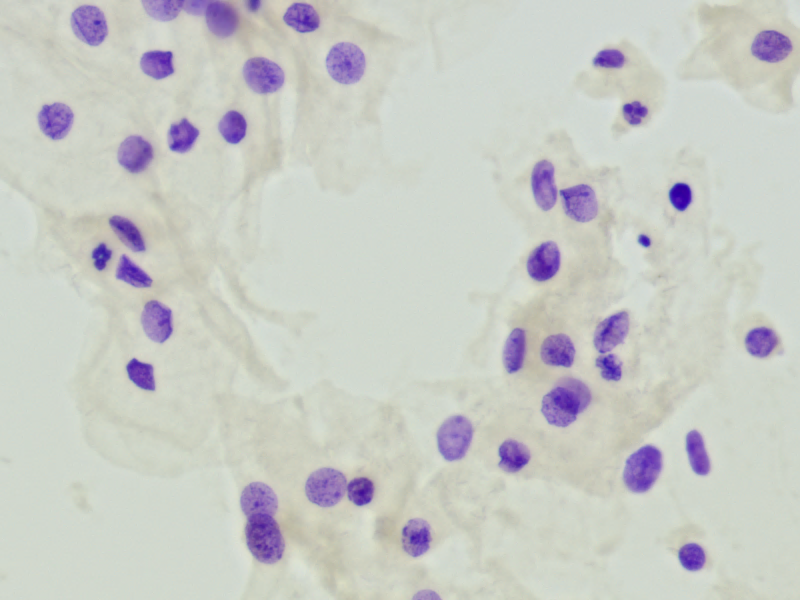
#> input picture images/input_image.png, 800 x 600 px
$ python post-processing-and-evaluation.py
#> lines starting #> are read from the running program, lines starting #| are printed output that depends on the picture; after the words box and inside, x2 and y2 are one past the last pixel; in counts of white or black regions, pixels touching at a corner belong together; long printed decimals are rounded
import cv2
import numpy as np


if __name__ == '__main__':

    img = cv2.imread('images/input_image.png')
#> img is the input picture: shape (600, 800, 3); mean B, G, R 198.3, 202.5, 200.6
    out = cv2.imread('images/network_output.png')
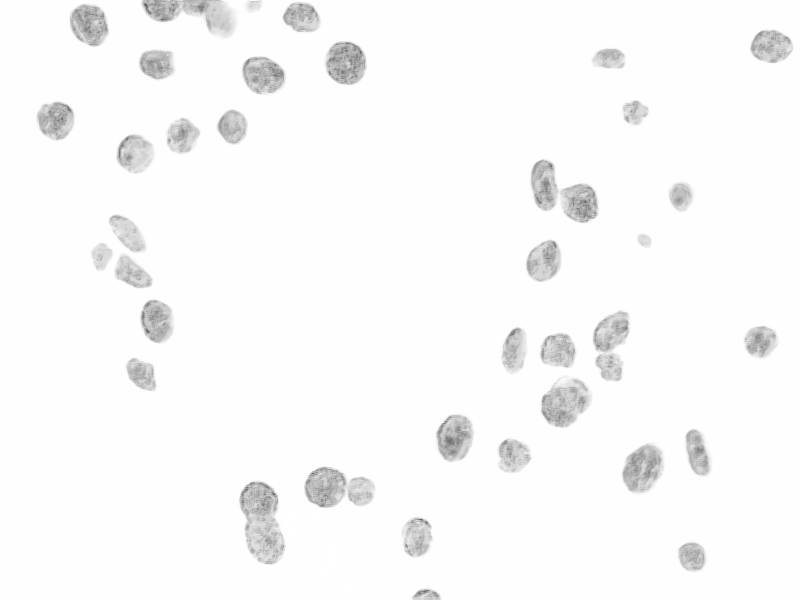
#> input picture images/network_output.png, 800 x 600 px
#> out is the input picture: shape (600, 800, 3); min 82, max 255, mean 249
    gt = cv2.imread('images/ground_truth.png')
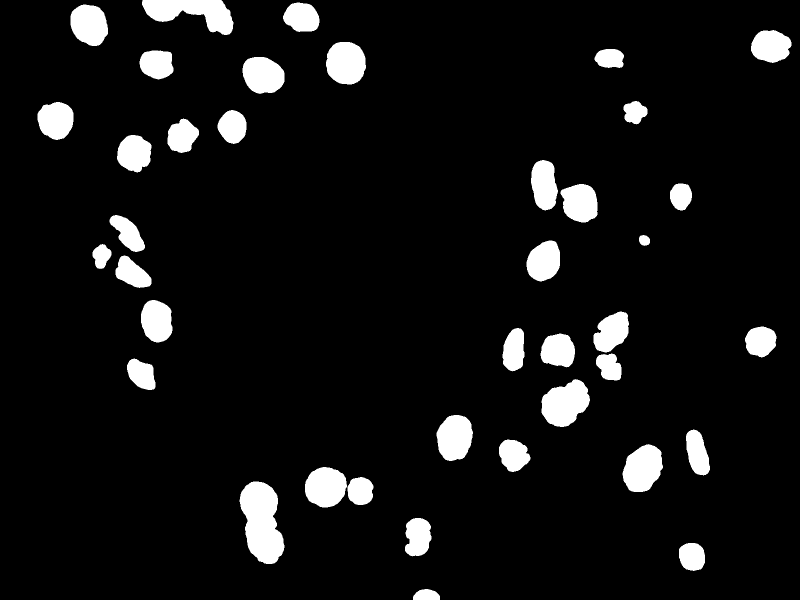
#> input picture images/ground_truth.png, 800 x 600 px
#> gt is the input picture: shape (600, 800, 3); min 0, max 255, mean 19

    pixels_gt = gt[:, :, 0]
    image_visualization = np.zeros(
        (img.shape[0], img.shape[1], img.shape[2]), np.uint8)

    out_gray = cv2.cvtColor(out, cv2.COLOR_BGR2GRAY)
    out_gray = cv2.GaussianBlur(out_gray, (5, 5), cv2.BORDER_DEFAULT)

    ret, th1 = cv2.threshold(out_gray, 230, 255, cv2.THRESH_BINARY_INV)
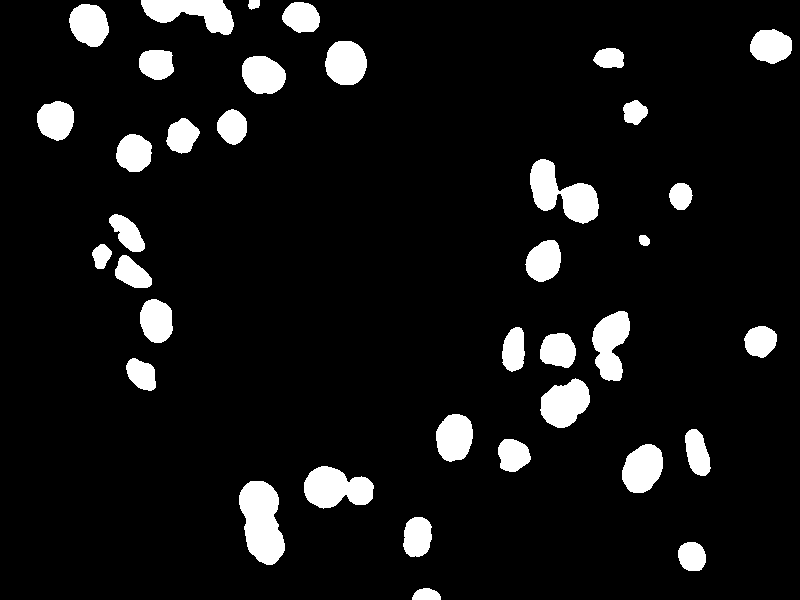
#> th1: shape (600, 800); 8.1% white; 37 white regions, largest, box (x1, y1, x2, y2) and area: (239, 481, 285, 565) 2737, (530, 159, 599, 224) 2370, (304, 466, 374, 509) 2078

    kernel = cv2.getStructuringElement(cv2.MORPH_ELLIPSE, (3, 3))
    erosion = cv2.erode(th1, kernel, iterations=1)
#> erosion: shape (600, 800); 7.3% white; 37 white regions, largest, box (x1, y1, x2, y2) and area: (240, 482, 284, 564) 2542, (531, 160, 598, 223) 2134, (305, 467, 373, 508) 1900

    kernel = cv2.getStructuringElement(cv2.MORPH_ELLIPSE, (15, 15))
    opening = cv2.morphologyEx(erosion, cv2.MORPH_OPEN, kernel)
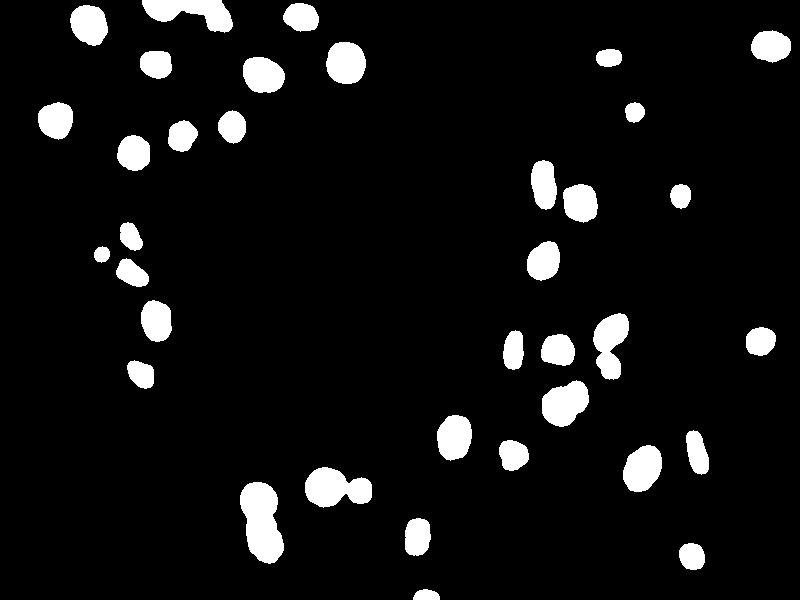
#> opening: shape (600, 800); 7.1% white; 36 white regions, largest, box (x1, y1, x2, y2) and area: (240, 482, 284, 564) 2526, (305, 467, 372, 508) 1878, (142, 0, 233, 33) 1737

    # Generating image for visualization purpose
    image_visualization[pixels_gt == 255] = (255, 0, 0)  # Blue = Ground Truth
    image_visualization[opening == 255] = (0, 255, 0)  # Red = Predictions

    edges = cv2.Canny(opening, 100, 200)
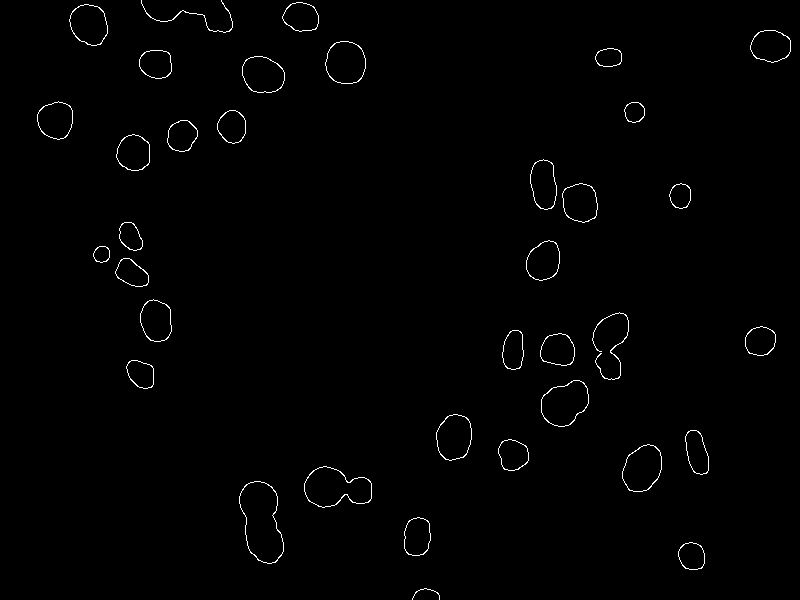
#> edges: shape (600, 800); 0.87% white in thin lines or dots

    # # You can apply a dilation operation on edges to make it more thick
    # kernel = cv2.getStructuringElement(cv2.MORPH_ELLIPSE, (3, 3))
    # erosion = cv2.dilate(edges, kernel, iterations=1)
    # img[edges == 255] = (0, 0, 255)

    img[edges == 255] = (0, 0, 255)
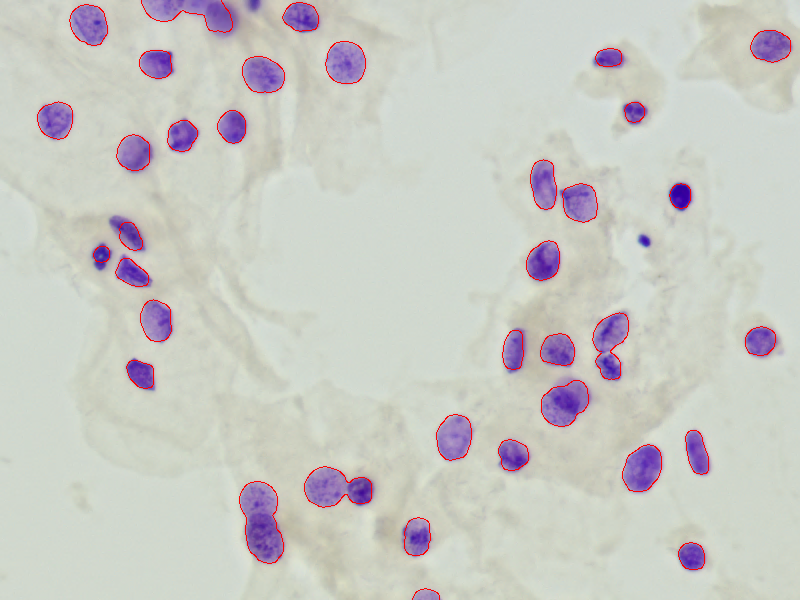
#> img: shape (600, 800, 3); mean B, G, R 196.7, 201.2, 201.4

    # Calculating IoU
    intersection = cv2.bitwise_and(opening, pixels_gt)
    union = cv2.bitwise_or(opening, pixels_gt)

    iou_score = np.sum(intersection) / np.sum(union)
#> iou_score = 0.932
    print("IoU: " + str(iou_score))
#| IoU: 0.9321

    cv2.namedWindow("IoU", cv2.WINDOW_NORMAL)
    cv2.imshow("IoU", image_visualization)
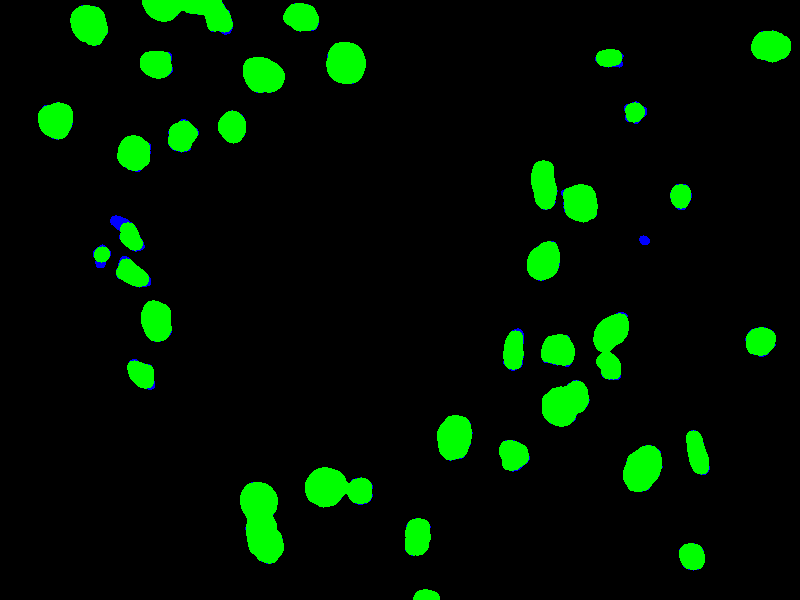
#> window 'IoU': shape (600, 800, 3); mean B, G, R 0.6, 18.1, 0

    cv2.namedWindow("Input Image", cv2.WINDOW_NORMAL)
    cv2.imshow("Input Image", img)
    cv2.waitKey(0)
